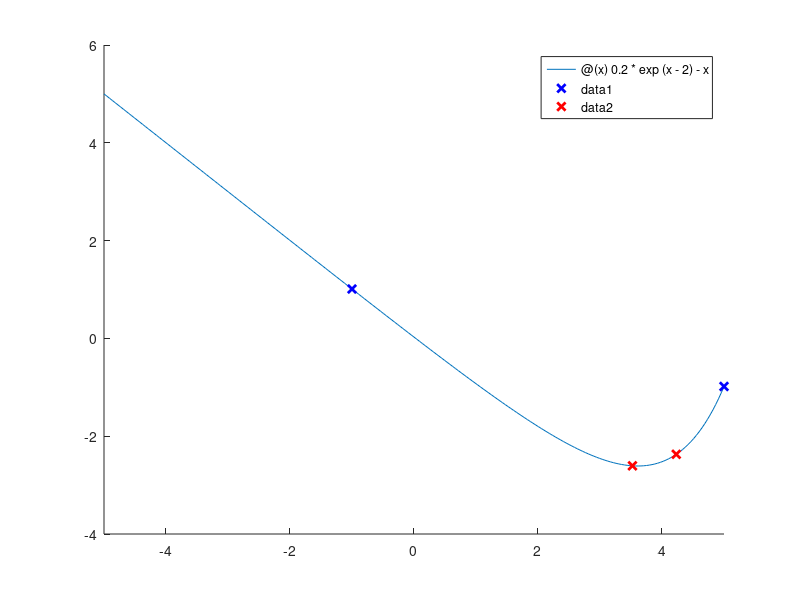

The MATLAB script that drew this image:
clc; clear;

f = @(x) 0.2*exp(x-2)-x;
n = 5;
a = -1;
a_b = a;
b = 5;
b_b = b;
eps = 0.001;
phi = (1+sqrt(5))/2;

s = (1-sqrt(5))/(1+sqrt(5));
rho = 1/(phi*(1-s^(n+1))/(1+s^n));
d = rho*b+(1-rho)*a;
yd = f(d);

for i = 1:n-1
    if i == n-1
        c = eps*a+(1-eps)*d;
    else
        c = rho*a+(1-rho)*b;
    end
    yc = f(c);

    if yc < yd
        b = d; d = c; yd = yc;
    else
        a = b; b = c;
    end
    rho = (1-s^(n-i))/(phi*(1-s^(n+1-i)));
end

if a < b
    return;
else
    temp = a; a = b; b = temp;
end

hold on;
fplot(f, [-5, 5])
plot([a_b, b_b], [f(a_b), f(b_b)], 'bx', 'LineWidth', 2)
plot([a, b], [f(a), f(b)], 'rx', 'LineWidth', 2)